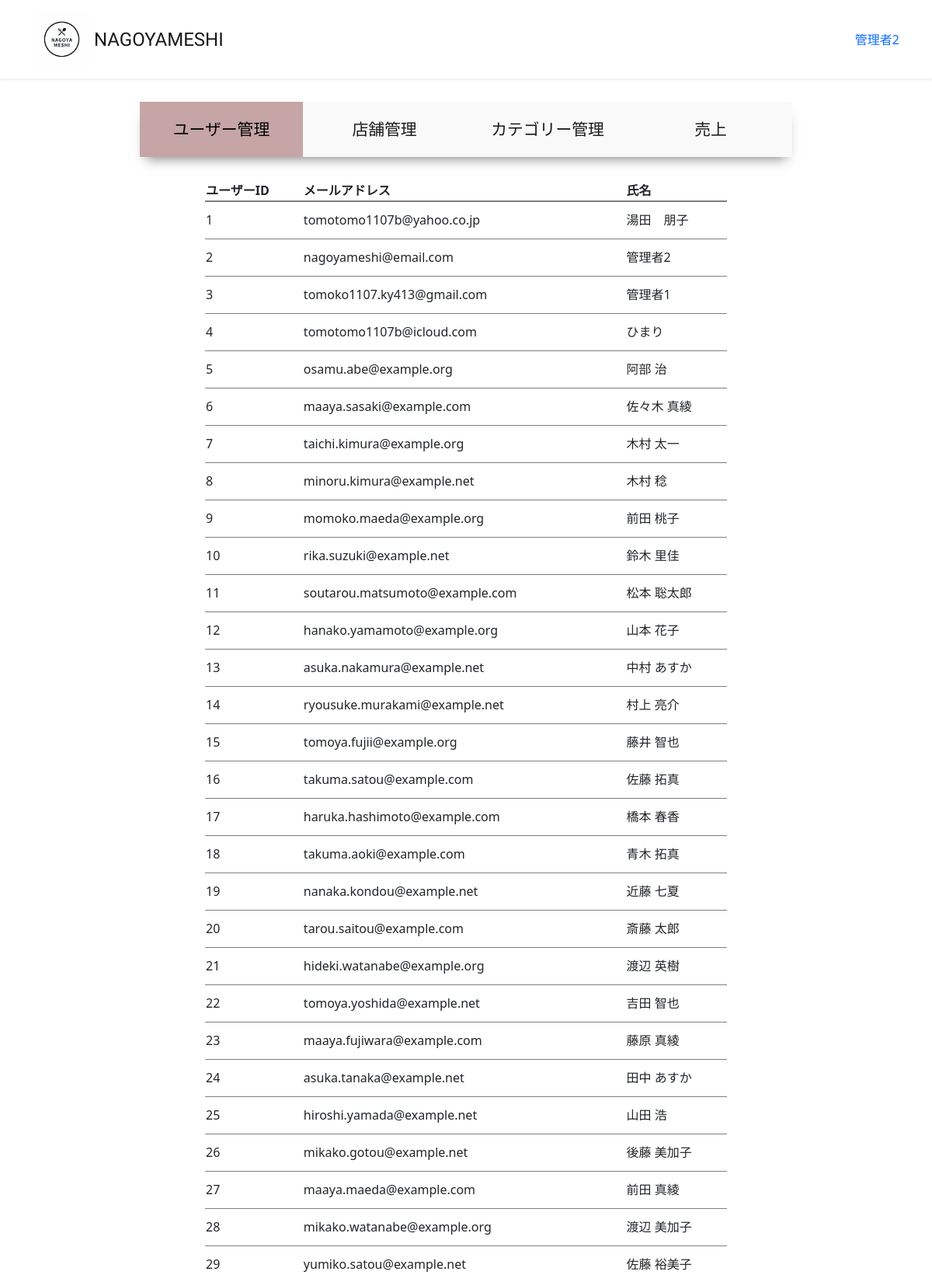
The page /accounts/management/user-list (signed in, upper part) on the database its author committed.
### accounts/models.py (models this page shows, shortened)
class CustomUser(AbstractUser):
    user_name = models.CharField(max_length=128, null=True, blank=True,verbose_name='ユーザー名')
    hurigana = models.CharField(max_length=128, null=True, blank=True,verbose_name='フリガナ')
    zip_code = models.CharField(max_length=16, null=True, blank=True,verbose_name='郵便番号')
    address = models.CharField(max_length=255, null=True, blank=True,verbose_name='住所')
    phone_number = models.CharField(max_length=20, null=True, blank=True,verbose_name='電話番号')
    birthday = models.CharField(max_length=20, null=True, blank=True,verbose_name='誕生日')
    job = models.CharField(max_length=255, null=True, blank=True,verbose_name='職業')
    is_subscribed = models.BooleanField(default=False, verbose_name='有料会員')
    card_name = models.CharField(max_length=128, null=True, blank=True,verbose_name='カード名義')
    card_number = models.CharField(max_length=128, null=True, blank=True,verbose_name='カード番号')
    class Meta:
        verbose_name_plural = 'CustomUser'

### accounts/views.py (the view)
# urls.py: path("management/user-list",views.ManagementUserListView.as_view(), name="user_list"),
class ManagementUserListView(onlyMnagementUserMixin, generic.ListView):
    template_name = "management/user_list.html"
    model = models.CustomUser
    def get_context_data(self, **kwargs):
        context = super().get_context_data(**kwargs)
        context["selected"] = "user"
        return context

### accounts/mixins.py (called while the page is built)
    def test_func(self):
        user = self.request.user
        return user.is_staff

### accounts/templates/management/user_list.html (shortened to what this page needs)
{% extends "management/manage_base.html" %}
{% load static %}
{% block sub_content %}
  <table class="manage_list">
    <thead>
      <th>ユーザーID</th>
      <th>メールアドレス</th>
      <th>氏名</th>
    </thead>
    <tbody>
      {% for user in object_list %}
        <tr onclick="location.href='{% url 'user_list_update' pk=user.pk %}'">
            <td >{{ user.pk }}</td>
            <td>{{ user.email }}</td>
            <td>{{ user.user_name }}</td>
        </tr>
      {% endfor %}
    </tbody>
  </table>
{% endblock %}

### restaurant/templates/layout/base.html (shortened to what this page needs)
{% load static %}
<!DOCTYPE html>
<html lang="ja">
  <head>
      <link href="https://cdn.jsdelivr.net/npm/bootstrap@5.3.3/dist/css/bootstrap.min.css" rel="stylesheet">
      <link href="{% static 'css/nagoyameshi.css' %}" rel="stylesheet">
  </head>
  <body>
    <div id="app" class="wrapper">
      <nav class="navbar navbar-expand-md navbar-light bg-white shadow-sm">
        <div class="container nagoyameshi-container">
          <a class="navbar-brand app-name" href="{% url 'top_page' %}">
            <div class="d-flex align-items-center">
            <img class="nagoyameshi-logo me-1" src="{% static 'images/logo/logo.png' %}" alt="nagoyameshi">NAGOYAMESHI</div>
          </a>
          <div class="collapse navbar-collapse" id="navbarSupportedContent">
            <ul class="navbar-nav ms-auto">
              {% if user.is_subscribed %}
                <li class="nav-item dropdown">
                  <a id="navbarDropdown" class="nav-linkdropdown-toggle" href="#" role="button" data-bs-toggle="dropdown" aria-haspopup="true" aria-expanded="false" v-pre>{{ user.user_name }}</a>
                  <div class="dropdown-menu dropdown-menu-end" aria-labelledby="navbarDropdown">
                    <a class="dropdown-item" href="{% url 'user_detail' user.id %}">会員情報</a>
                    <a class="dropdown-item" href="{% url 'reservation_list' %}">予約一覧</a>
                    <a class="dropdown-item" href="{% url 'favorite_list' %}">お気に入り一覧</a>
                    <a class="dropdown-item" href="{% url 'subscribe_cancel' %}">有料プラン解約</a>
                      {% if user.is_staff %}
                        <a class ="dropdown-item"  href="{% url 'user_list' %}">サイト管理</a>
                      {% endif %}
                    <div class="dropdown-divider"></div>
                    <a class="dropdown-item" href="{% url 'account_logout' %}">ログアウト</a>
                  </div>
                </li>
              {% else %}
                {% if user.is_authenticated %}
                  <li class="nav-item dropdown">
                    <a id="navbarDropdown" class="nav-linkdropdown-toggle" href="#" role="button" data-bs-toggle="dropdown" aria-haspopup="true" aria-expanded="false" v-pre>{{ user.user_name }}</a>
                 </li>
                {% endif %}
              {% endif %}
            </ul>
          </div>
        </div>
      </nav>
    {% block content %}
    {% endblock %}
      </div>
  </body>
</html>

### static/css/nagoyameshi.css (style rules this page uses)
.wrapper { min-height: 100vh; position: relative; padding-bottom: 240px; box-sizing: border-box; }
.nagoyameshi-logo { height: 75px; }
.app-name { font-family: 'Carter One', cursive; font-size: 24px; color: #191919; }
a { text-decoration: none !important; }
.manage_list { width: 80%; margin: 30px auto; }
.manage_list thead { border-bottom: 2px solid rgba(0, 0, 0, 0.5); }
.manage_list tbody tr { border-bottom: 1px solid rgba(0, 0, 0, 0.5); height: 3em; }

### rows shown on the page
CustomUser: user_name "管理者2", pk "2", email "nagoyameshi@email.com"
CustomUser: pk "1", email "tomotomo1107b@yahoo.co.jp", user_name "湯田 朋子"
CustomUser: pk "3", email "tomoko1107.ky413@gmail.com", user_name "管理者1"
CustomUser: pk "4", email "tomotomo1107b@icloud.com", user_name "ひまり"
CustomUser: pk "5", email "osamu.abe@example.org", user_name "阿部 治"
CustomUser: pk "6", email "maaya.sasaki@example.com", user_name "佐々木 真綾"
CustomUser: pk "7", email "taichi.kimura@example.org", user_name "木村 太一"
CustomUser: pk "8", email "minoru.kimura@example.net", user_name "木村 稔"
CustomUser: pk "9", email "momoko.maeda@example.org", user_name "前田 桃子"
CustomUser: pk "10", email "rika.suzuki@example.net", user_name "鈴木 里佳"
CustomUser: pk "11", email "soutarou.matsumoto@example.com", user_name "松本 聡太郎"
CustomUser: pk "12", email "hanako.yamamoto@example.org", user_name "山本 花子"
CustomUser: pk "13", email "asuka.nakamura@example.net", user_name "中村 あすか"
CustomUser: pk "14", email "ryousuke.murakami@example.net", user_name "村上 亮介"
CustomUser: pk "15", email "tomoya.fujii@example.org", user_name "藤井 智也"
CustomUser: pk "16", email "takuma.satou@example.com", user_name "佐藤 拓真"
CustomUser: pk "17", email "haruka.hashimoto@example.com", user_name "橋本 春香"
CustomUser: pk "18", email "takuma.aoki@example.com", user_name "青木 拓真"
CustomUser: pk "19", email "nanaka.kondou@example.net", user_name "近藤 七夏"
CustomUser: pk "20", email "tarou.saitou@example.com", user_name "斎藤 太郎"
CustomUser: pk "21", email "hideki.watanabe@example.org", user_name "渡辺 英樹"
CustomUser: pk "22", email "tomoya.yoshida@example.net", user_name "吉田 智也"
CustomUser: pk "23", email "maaya.fujiwara@example.com", user_name "藤原 真綾"
CustomUser: pk "24", email "asuka.tanaka@example.net", user_name "田中 あすか"
CustomUser: pk "25", email "hiroshi.yamada@example.net", user_name "山田 浩"
CustomUser: pk "26", email "mikako.gotou@example.net", user_name "後藤 美加子"
CustomUser: pk "27", email "maaya.maeda@example.com", user_name "前田 真綾"
CustomUser: pk "28", email "mikako.watanabe@example.org", user_name "渡辺 美加子"
CustomUser: pk "29", email "yumiko.satou@example.net", user_name "佐藤 裕美子"
